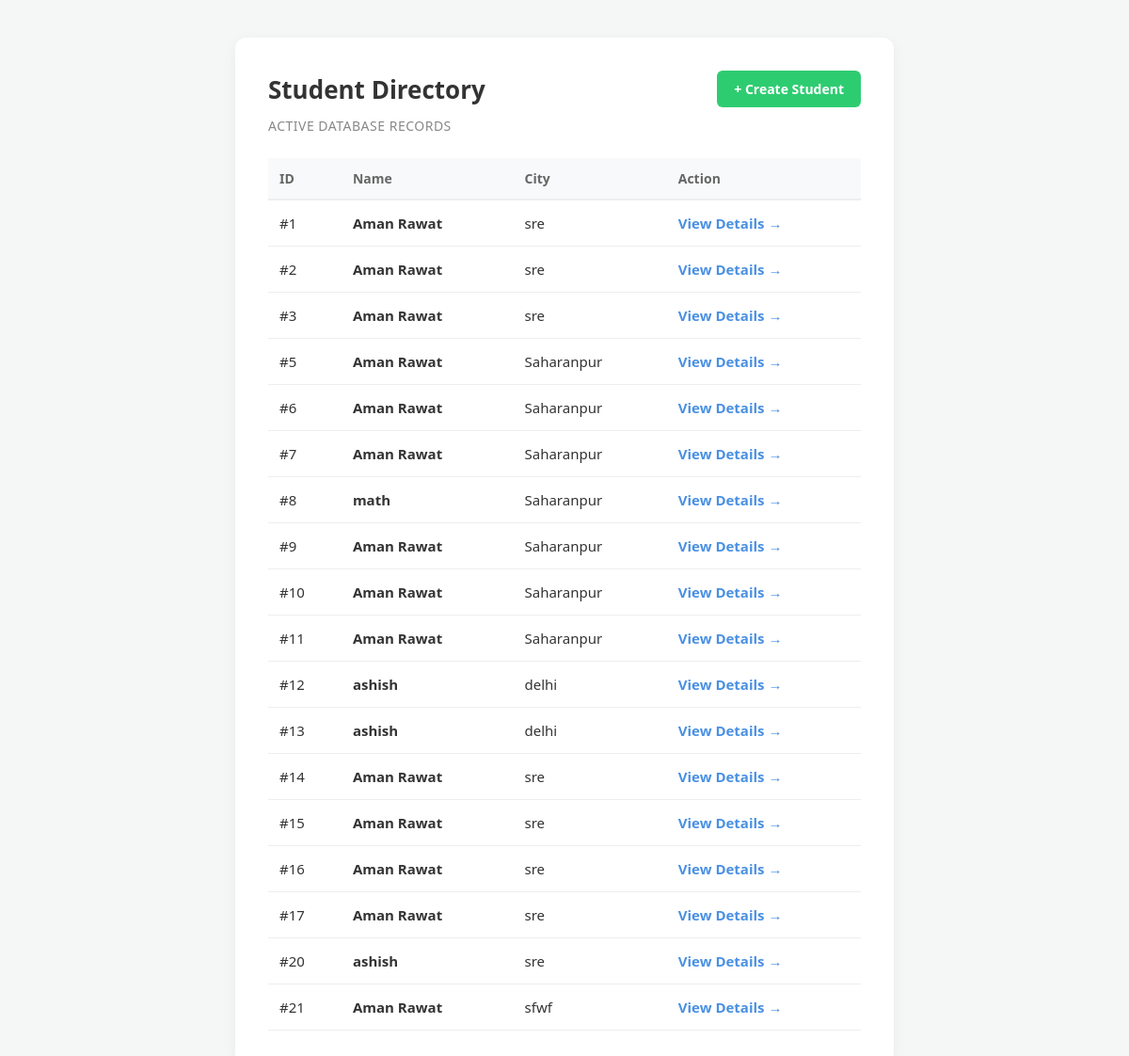
/home/, run on the app's committed database.
### app/models.py (models this page shows, shortened)
class Std(models.Model):
    name=models.CharField(max_length=255)
    age=models.IntegerField()
    city=models.CharField(max_length=255)

### app/views.py (the view)
# urls.py: path('home/' ,views.stdRead , name='home'),
def stdRead(request):
    data=Std.objects.all()
    return render(request , 'home.html',{"data":data})

### app/templates/home.html (shortened to what this page needs)
<!DOCTYPE html>
<html lang="en">
<head>
</head>
<body>
    <div class="dashboard-container">
        <div class="header-group">
            <h1>Student Directory</h1>
            <a href="{% url 'create_form' %}" class="btn-create">+ Create Student</a>
        </div>
        <p class="subtitle">Active Database Records</p>
        <table class="student-table">
            <thead>
                <tr>
                    <th>ID</th>
                    <th>Name</th>
                    <th>City</th>
                    <th>Action</th>
                </tr>
            </thead>
            <tbody>
                {% for s in data %}
                <tr class="student-row">
                    <td>#{{ s.id }}</td>
                    <td><strong>{{ s.name }}</strong></td>
                    <td>{{ s.city }}</td>
                    <td>
                        <a href="{% url 'studentdetails' s.id %}" class="student-link">View Details →</a>
                    </td>
                </tr>
                {% endfor %}
            </tbody>
        </table>
    </div>
</body>
</html>

### app/templates/home.html (style rules this page uses)
* { box-sizing: border-box; margin: 0; padding: 0; font-family: 'Segoe UI', Tahoma, Geneva, Verdana, sans-serif; }
body { background-color: #f4f7f6; display: flex; justify-content: center; align-items: flex-start; min-height: 100vh; padding: 40px 20px; }
.dashboard-container { background: #ffffff; padding: 35px; border-radius: 12px; box-shadow: 0 4px 15px rgba(0, 0, 0, 0.05); width: 100%; max-width: 700px; }
.header-group { display: flex; justify-content: space-between; align-items: center; margin-bottom: 10px; }
h1 { color: #333333; font-size: 26px; font-weight: 600; }
.subtitle { color: #888888; font-size: 14px; margin-bottom: 25px; text-transform: uppercase; letter-spacing: 0.5px; }
.btn-create { background-color: #2ecc71; color: white; text-decoration: none; padding: 10px 18px; border-radius: 6px; font-size: 14px; font-weight: 600; transition: background-color 0.2s ease; }
.student-table { width: 100%; border-collapse: collapse; margin-top: 10px; }
.student-table th { text-align: left; padding: 12px; background-color: #f8f9fa; color: #666666; font-size: 14px; font-weight: 600; border-bottom: 2px solid #eeeeee; }
.student-table td { padding: 14px 12px; border-bottom: 1px solid #eeeeee; font-size: 15px; color: #333333; }
.student-row { transition: background-color 0.2s ease; }
.student-link { color: #4a90e2; text-decoration: none; font-weight: 600; display: block; }

### data on the page
Std: id "1", name "Aman Rawat", city "sre"
Std: id "2", name "Aman Rawat", city "sre"
Std: id "3", name "Aman Rawat", city "sre"
Std: id "5", name "Aman Rawat", city "Saharanpur"
Std: id "6", name "Aman Rawat", city "Saharanpur"
Std: id "7", name "Aman Rawat", city "Saharanpur"
Std: id "8", name "math", city "Saharanpur"
Std: id "9", name "Aman Rawat", city "Saharanpur"
Std: id "10", name "Aman Rawat", city "Saharanpur"
Std: id "11", name "Aman Rawat", city "Saharanpur"
Std: id "12", name "ashish", city "delhi"
Std: id "13", name "ashish", city "delhi"
Std: id "14", name "Aman Rawat", city "sre"
Std: id "15", name "Aman Rawat", city "sre"
Std: id "16", name "Aman Rawat", city "sre"
Std: id "17", name "Aman Rawat", city "sre"
Std: id "20", name "ashish", city "sre"
Std: id "21", name "Aman Rawat", city "sfwf"
